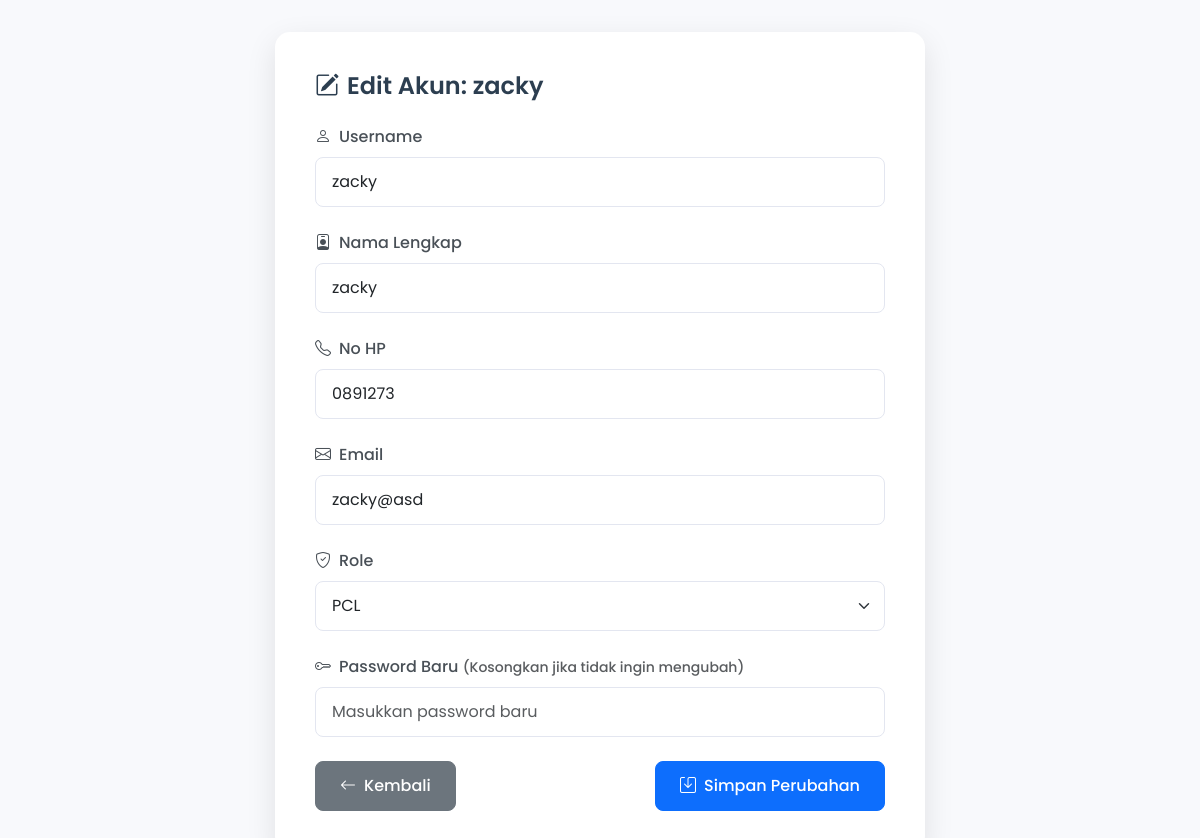
Page /service/super-admin/edit_akun.php?id=18 (signed in) on the committed database.
### tables this page shows
CREATE TABLE `users` (
  `id` int(11) NOT NULL,
  `username` varchar(50) NOT NULL,
  `password` varchar(255) NOT NULL,
  `nama_lengkap` varchar(100) DEFAULT NULL,
  `no_hp` varchar(20) NOT NULL,
  `email` varchar(50) NOT NULL,
  `role` enum('pcl','pml','supervisor') DEFAULT 'pcl',
  `created_at` timestamp NOT NULL DEFAULT current_timestamp(),
  `updated_at` timestamp NULL DEFAULT NULL ON UPDATE current_timestamp()
);

### service/super-admin/edit_akun.php (the view, shortened to what this page needs)
<?php
include '../../config/koneksi.php';
$id = isset($_GET['id']) ? intval($_GET['id']) : 0;
$query = mysqli_query($conn, "SELECT * FROM users WHERE id = $id");
$user = mysqli_fetch_assoc($query);
?>
<!DOCTYPE html>
<html lang="id">
<head>
    <link href="https://cdn.jsdelivr.net/npm/bootstrap@5.3.0/dist/css/bootstrap.min.css" rel="stylesheet">
    <link href="https://cdn.jsdelivr.net/npm/bootstrap-icons@1.10.5/font/bootstrap-icons.css" rel="stylesheet">
</head>
<body>
<div class="container-fluid">
    <div class="row justify-content-center">
        <div class="col-12">
            <div class="card">
                <div class="card-body">
                    <h4>
                        <i class="bi bi-pencil-square me-2"></i>Edit Akun: <?= htmlspecialchars($user['username']) ?>
                    </h4>
                    <form method="post" autocomplete="off">
                        <div class="mb-3">
                            <label class="form-label">
                                <i class="bi bi-person me-2"></i>Username
                            </label>
                            <input type="text" name="username" class="form-control" required
                                   value="<?= htmlspecialchars($user['username']); ?>"
                                   placeholder="Masukkan username">
                        </div>
                        <div class="mb-3">
                            <label class="form-label">
                                <i class="bi bi-person-badge me-2"></i>Nama Lengkap
                            </label>
                            <input type="text" name="nama_lengkap" class="form-control" required
                                   value="<?= htmlspecialchars($user['nama_lengkap']); ?>"
                                   placeholder="Masukkan nama lengkap">
                        </div>
                        <div class="mb-3">
                            <label class="form-label">
                                <i class="bi bi-telephone me-2"></i>No HP
                            </label>
                            <input type="text" name="no_hp" class="form-control" required
                                   value="<?= htmlspecialchars($user['no_hp']); ?>"
                                   placeholder="Masukkan nomor HP">
                        </div>
                        <div class="mb-3">
                            <label class="form-label">
                                <i class="bi bi-envelope me-2"></i>Email
                            </label>
                            <input type="email" name="email" class="form-control" required
                                   value="<?= htmlspecialchars($user['email']); ?>"
                                   placeholder="Masukkan email">
                        </div>
                        <div class="mb-3">
                            <label class="form-label">
                                <i class="bi bi-shield-check me-2"></i>Role
                            </label>
                            <select name="role" class="form-select" required>
                                <option value="pcl" <?= $user['role'] === 'pcl' ? 'selected' : '' ?>>PCL</option>
                            </select>
                        </div>
                        <div class="mb-3">
                            <label class="form-label">
                                <i class="bi bi-key me-2"></i>Password Baru
                                <span class="text-muted">(Kosongkan jika tidak ingin mengubah)</span>
                            </label>
                            <input type="password" name="password" class="form-control"
                                   placeholder="Masukkan password baru">
                        </div>
                        <div class="d-flex justify-content-between">
                            <a href="monitoring_akun.php" class="btn btn-secondary btn-custom">
                                <i class="bi bi-arrow-left me-2"></i>Kembali
                            </a>
                            <button type="submit" class="btn btn-primary btn-custom">
                                <i class="bi bi-save me-2"></i>Simpan Perubahan
                            </button>
                        </div>
                    </form>
                </div>
            </div>
        </div>
    </div>
</div>
</body>
</html>

### service/super-admin/edit_akun.php (style rules this page uses)
body { font-family: 'Poppins', sans-serif; background-color: #f8f9fc; min-height: 100vh; padding: clamp(1rem, 3vw, 2rem); }
.card { width: 100%; max-width: 600px; margin: 0 auto; border-radius: 15px; box-shadow: 0 10px 30px rgba(0, 0, 0, 0.1); border: none; background: white; }
.card-body { padding: clamp(1.5rem, 4vw, 2rem); }
h4 { font-weight: 600; color: #2c3e50; font-size: clamp(1.25rem, 3vw, 1.5rem); margin-bottom: 1.5rem; }
.form-label { font-weight: 500; color: #495057; margin-bottom: 0.5rem; font-size: clamp(0.875rem, 1.8vw, 1rem); }
.form-control, .form-select { border-radius: 8px; border: 1px solid #e3e6f0; padding: clamp(0.6rem, 1.5vw, 0.75rem) clamp(0.8rem, 2vw, 1rem); font-size: clamp(0.875rem, 1.8vw, 1rem); transition: all 0.3s ease; }
.btn-custom { border-radius: 8px; transition: all 0.3s ease; font-weight: 500; padding: clamp(0.6rem, 1.5vw, 0.75rem) clamp(1rem, 2.5vw, 1.5rem); font-size: clamp(0.875rem, 1.8vw, 1rem); min-width: clamp(100px, 20vw, 120px); }
.btn-primary { background-color: #0d6efd; border-color: #0d6efd; }
.btn-secondary { background-color: #6c757d; border-color: #6c757d; }
.mb-3 { margin-bottom: 1.5rem !important; }
.d-flex { gap: clamp(0.5rem, 2vw, 1rem); }
.text-muted { font-size: clamp(0.75rem, 1.5vw, 0.875rem); }
@media (min-width: 1200px) { .card { max-width: 650px; } }
@media (min-width: 1200px) { .card-body { padding: 2.5rem; } }

### rows in the picture
users: username "zacky", nama_lengkap "zacky", no_hp "0891273", email "zacky@asd", role "PCL"
